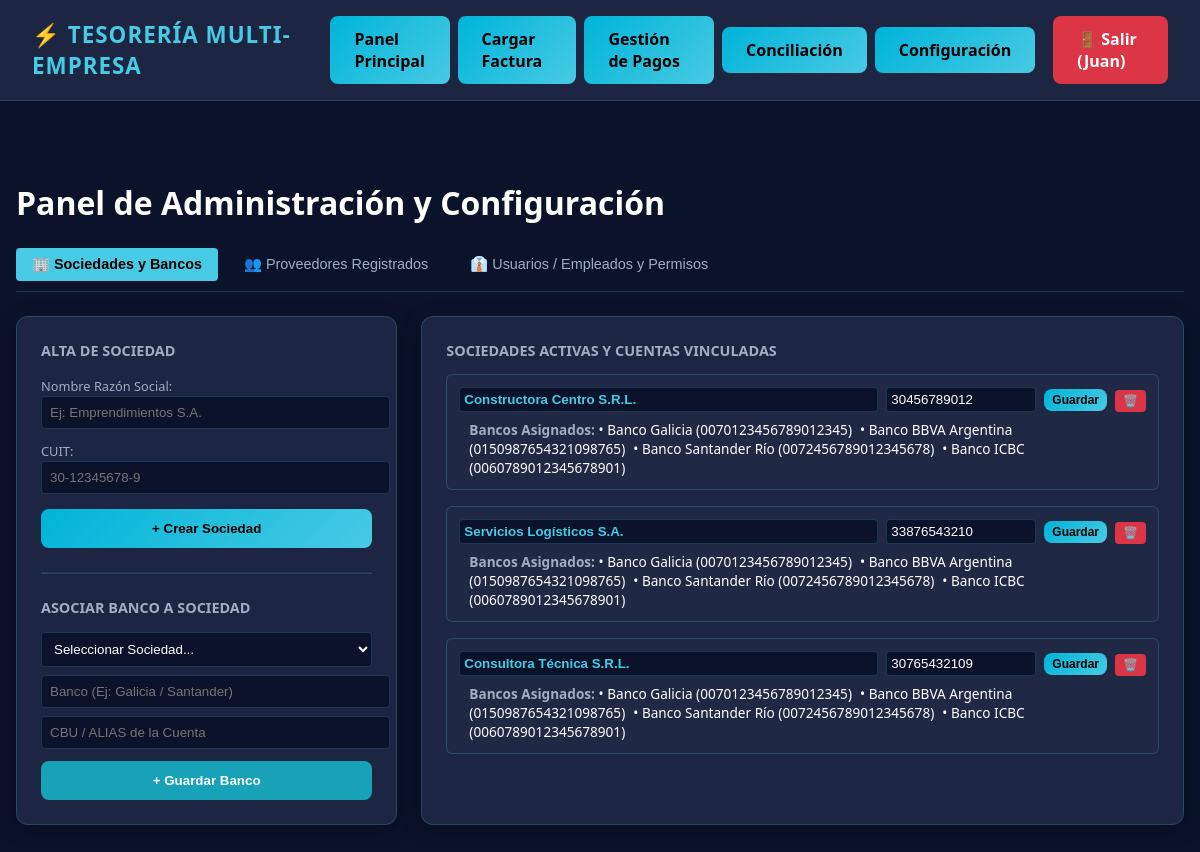
Screenshot of /configuracion (signed in) with the database file from the repository.
### models.py (models this page shows, shortened)
class Usuario(UserMixin, db.Model):
  id = db.Column(db.Integer, primary_key=True)
  empresa_id = db.Column(db.Integer, db.ForeignKey('empresa.id'), nullable=True)
  nombre = db.Column(db.String(100), nullable=False)
  email = db.Column(db.String(120), unique=True, nullable=False)
  password_hash = db.Column(db.String(255), nullable=False)
  cargo = db.Column(db.String(100), nullable=True)
  rol = db.Column(db.String(50), default='Operador')
  sociedades_permitidas = db.Column(db.String(255), default='*')
  activo = db.Column(db.Boolean, default=True)
  debe_cambiar_password = db.Column(db.Boolean, default=True)

class Sociedad(db.Model):
  id = db.Column(db.Integer, primary_key=True)
  empresa_id = db.Column(
      db.Integer, db.ForeignKey('empresa.id'), nullable=False
  )
  nombre = db.Column(db.String(100), nullable=False)
  cuit = db.Column(db.String(20), nullable=False)
  direccion = db.Column(db.String(200), nullable=True)

class BancoSociedad(db.Model):
  id = db.Column(db.Integer, primary_key=True)
  sociedad_id = db.Column(
      db.Integer, db.ForeignKey('sociedad.id'), nullable=False
  )
  nombre_banco = db.Column(db.String(100), nullable=False)
  cbu = db.Column(db.String(50), nullable=True)

### app_flask.py (the view)
@app.route('/configuracion', methods=['GET'])
@login_required
def configuracion():
  if current_user.rol == 'SuperAdmin':
    return redirect(url_for('panel_superadmin'))
  sociedades = Sociedad.query.filter_by(
      empresa_id=current_user.empresa_id
  ).all()
  proveedores = Proveedor.query.filter_by(
      empresa_id=current_user.empresa_id
  ).all()
  usuarios = Usuario.query.filter_by(empresa_id=current_user.empresa_id).all()
  soc_ids = [s.id for s in sociedades]
  bancos = (
      BancoSociedad.query.filter(BancoSociedad.sociedad_id.in_(soc_ids)).all()
      if soc_ids
      else []
  )
  sociedades_data = []
  for s in sociedades:
    bancos_soc = [b for b in bancos if b.sociedad_id == s.id]
    sociedades_data.append({'sociedad': s, 'bancos': bancos_soc})
  return render_template(
      'configuracion.html',
      sociedades_data=sociedades_data,
      sociedades=sociedades,
      proveedores=proveedores,
      bancos=bancos,
      usuarios=usuarios,
  )

### app_flask.py (called while the page is built)
@login_manager.user_loader
def load_user(user_id):
    return db.session.get(Usuario, int(user_id))

### templates/configuracion.html (shortened to what this page needs)
{% extends 'base.html' %}
{% block content %}
<h1 style="margin-bottom: 1.5rem;">Panel de Administración y Configuración</h1>
<div style="display: flex; gap: 10px; margin-bottom: 1.5rem; border-bottom: 1px solid var(--border-color); padding-bottom: 10px;">
    <button id="btn-tab-sociedades" class="btn-tab" onclick="cambiarPestana('tab-sociedades')">🏢 Sociedades y Bancos</button>
    <button id="btn-tab-proveedores" class="btn-tab" onclick="cambiarPestana('tab-proveedores')">👥 Proveedores Registrados</button>
    <button id="btn-tab-usuarios" class="btn-tab" onclick="cambiarPestana('tab-usuarios')">👔 Usuarios / Empleados y Permisos</button>
</div>
<div id="tab-sociedades" class="tab-content" style="display: none;">
    <div style="display: grid; grid-template-columns: 1fr 2fr; gap: 1.5rem;">
        <div class="card" style="padding: 1.5rem;">
            <h3>Alta de Sociedad</h3>
            <form action="/agregar_sociedad" method="POST">
                <label style="color: var(--text-muted); font-size: 0.8rem;">Nombre Razón Social:</label>
                <input type="text" name="nombre" required placeholder="Ej: Emprendimientos S.A." style="width: 100%; padding: 8px; margin-bottom: 10px; background: var(--bg-principal); color: white; border: 1px solid var(--border-color); border-radius: 4px;">
                <label style="color: var(--text-muted); font-size: 0.8rem;">CUIT:</label>
                <input type="text" name="cuit" required placeholder="30-12345678-9" style="width: 100%; padding: 8px; margin-bottom: 15px; background: var(--bg-principal); color: white; border: 1px solid var(--border-color); border-radius: 4px;">
                <button type="submit" class="btn-neon" style="width: 100%;">+ Crear Sociedad</button>
            </form>
            <hr style="margin: 1.5rem 0; border-color: var(--border-color);">
            <h3>Asociar Banco a Sociedad</h3>
            <form action="/agregar_banco" method="POST">
                <select name="sociedad_id" required style="width: 100%; padding: 8px; margin-bottom: 8px; background: var(--bg-principal); color: white; border: 1px solid var(--border-color); border-radius: 4px;">
                    <option value="">Seleccionar Sociedad...</option>
                </select>
                <input type="text" name="nombre_banco" placeholder="Banco (Ej: Galicia / Santander)" required style="width: 100%; padding: 8px; margin-bottom: 8px; background: var(--bg-principal); color: white; border: 1px solid var(--border-color); border-radius: 4px;">
                <input type="text" name="cbu" placeholder="CBU / ALIAS de la Cuenta" style="width: 100%; padding: 8px; margin-bottom: 12px; background: var(--bg-principal); color: white; border: 1px solid var(--border-color); border-radius: 4px;">
                <button type="submit" class="btn-neon" style="width: 100%; background: #17a2b8; color: white;">+ Guardar Banco</button>
            </form>
        </div>
        <div class="card" style="padding: 1.5rem;">
            <h3>Sociedades Activas y Cuentas Vinculadas</h3>
            {% for item in sociedades_data %}
            <div style="border: 1px solid var(--border-color); border-radius: 6px; padding: 12px; margin-bottom: 1rem; background: rgba(255,255,255,0.02);">
                <div style="display: flex; gap: 8px; align-items: center; margin-bottom: 8px;">
                    <form action="/editar_sociedad/{{ item.sociedad.id }}" method="POST" style="display: flex; gap: 8px; align-items: center; flex-grow: 1;">
                        <input type="text" name="nombre" value="{{ item.sociedad.nombre }}" style="font-weight: bold; padding: 4px; background: #0b132b; color: var(--neon-cyan); border: 1px solid var(--border-color); border-radius: 4px; flex-grow: 1;">
                        <input type="text" name="cuit" value="{{ item.sociedad.cuit }}" style="padding: 4px; background: #0b132b; color: white; border: 1px solid var(--border-color); border-radius: 4px; width: 140px;">
                        <button type="submit" class="btn-neon" style="padding: 4px 8px; font-size: 0.75rem;">Guardar</button>
                    </form>
                    <form action="/eliminar_sociedad/{{ item.sociedad.id }}" method="POST" onsubmit="return confirm('¿Confirma eliminar esta sociedad? Solo se puede borrar si no tiene pagos cargados.');">
                        <button type="submit" style="background: #dc3545; color: white; border: none; padding: 4px 8px; border-radius: 4px; font-size: 0.75rem; cursor: pointer;" title="Eliminar sociedad">🗑️</button>
                    </form>
                </div>
                <div style="padding-left: 10px; font-size: 0.85rem; color: var(--text-muted);">
                    <strong>Bancos Asignados:</strong>
                    {% if item.bancos %}
                        {% for b in item.bancos %}<span style="color: white; margin-right: 8px;">• {{ b.nombre_banco }} ({{ b.cbu or 'Sin CBU' }})</span>{% endfor %}
                    {% else %}
                        <span>Sin bancos asignados</span>
                    {% endif %}
                </div>
            </div>
            {% endfor %}
        </div>
    </div>
</div>
    <div style="display: grid; grid-template-columns: 1fr 2fr; gap: 1.5rem;">
            {% for u in usuarios %}
            </div>
            {% endfor %}
{% endblock %}

### templates/base.html (shortened to what this page needs)
<!DOCTYPE html>
<html lang="es">
<head>
    <link rel="stylesheet" href="{{ url_for('static', filename='css/custom.css') }}">
</head>
<body>
    <nav class="navbar">
        <div class="brand">⚡ Tesorería Multi-Empresa</div>
        {% if current_user.is_authenticated %}
        <div style="display: flex; gap: 8px; align-items: center;">
            {% if current_user.rol == 'SuperAdmin' %}
                <a href="/admin" class="btn-neon" style="background: #ffc107; color: black;">👑 Panel Propietario</a>
            {% else %}
                <a href="/" class="btn-neon">Panel Principal</a>
                <a href="/cargar_factura" class="btn-neon">Cargar Factura</a>
                <a href="/pagos" class="btn-neon">Gestión de Pagos</a>
                <a href="/conciliacion" class="btn-neon">Conciliación</a>
                <a href="/configuracion" class="btn-neon">Configuración</a>
            {% endif %}
            <a href="/logout" class="btn-neon" style="background: #dc3545; color: white; margin-left: 10px;">🚪 Salir ({{ current_user.nombre.split()[0] }})</a>
        </div>
        {% endif %}
    </nav>
    <div class="container">
        {% block content %}{% endblock %}
</body>
</html>

### static/css/custom.css (style rules this page uses)
:root { --bg-principal: #0b132b; --bg-card: #1c2541; --neon-blue: #00b4d8; --neon-cyan: #48cae4; --text-main: #ffffff; --text-muted: #a0aec0; --border-color: rgba(72, 202, 228, 0.2); }
body { background-color: var(--bg-principal); color: var(--text-main); font-family: 'Segoe UI', Tahoma, Geneva, Verdana, sans-serif; margin: 0; padding: 0; }
.navbar { background-color: var(--bg-card); border-bottom: 1px solid var(--border-color); padding: 1rem 2rem; display: flex; justify-content: space-between; align-items: center; }
.brand { font-size: 1.4rem; font-weight: bold; color: var(--neon-cyan); text-transform: uppercase; letter-spacing: 1px; }
.container { max-width: 1500px; margin: 5rem auto; padding: 0 1rem; }
.card { background-color: var(--bg-card); border: 1px solid var(--border-color); border-radius: 12px; padding: 1.5rem; box-shadow: 0 4px 20px rgba(0, 0, 0, 0.3); }
.card h3 { margin-top: 0; color: var(--text-muted); font-size: 0.9rem; text-transform: uppercase; }
.btn-neon { background: linear-gradient(135deg, var(--neon-blue), var(--neon-cyan)); color: #000; font-weight: bold; padding: 0.75rem 1.5rem; border: none; border-radius: 8px; cursor: pointer; text-decoration: none; display: inline-block; transition: all 0.3s ease; }

### templates/configuracion.html (style rules this page uses)
.btn-tab { background: transparent; color: var(--text-muted); border: none; padding: 8px 16px; font-size: 0.9rem; cursor: pointer; border-radius: 4px; }
.btn-tab.active { background: var(--neon-cyan); color: black; font-weight: bold; }

### rows the page displays
Usuario: nombre "Juan"
Sociedad: nombre "Constructora Centro S.R.L.", cuit "30456789012"
BancoSociedad: nombre_banco "Banco Galicia", cbu "0070123456789012345"
BancoSociedad: nombre_banco "Banco BBVA Argentina", cbu "0150987654321098765"
BancoSociedad: nombre_banco "Banco Santander Río", cbu "0072456789012345678"
BancoSociedad: nombre_banco "Banco ICBC", cbu "0060789012345678901"
Sociedad: nombre "Servicios Logísticos S.A.", cuit "33876543210"
BancoSociedad: nombre_banco "Banco Galicia", cbu "0070123456789012345"
BancoSociedad: nombre_banco "Banco BBVA Argentina", cbu "0150987654321098765"
BancoSociedad: nombre_banco "Banco Santander Río", cbu "0072456789012345678"
BancoSociedad: nombre_banco "Banco ICBC", cbu "0060789012345678901"
Sociedad: nombre "Consultora Técnica S.R.L.", cuit "30765432109"
BancoSociedad: nombre_banco "Banco Galicia", cbu "0070123456789012345"
BancoSociedad: nombre_banco "Banco BBVA Argentina", cbu "0150987654321098765"
BancoSociedad: nombre_banco "Banco Santander Río", cbu "0072456789012345678"
BancoSociedad: nombre_banco "Banco ICBC", cbu "0060789012345678901"
